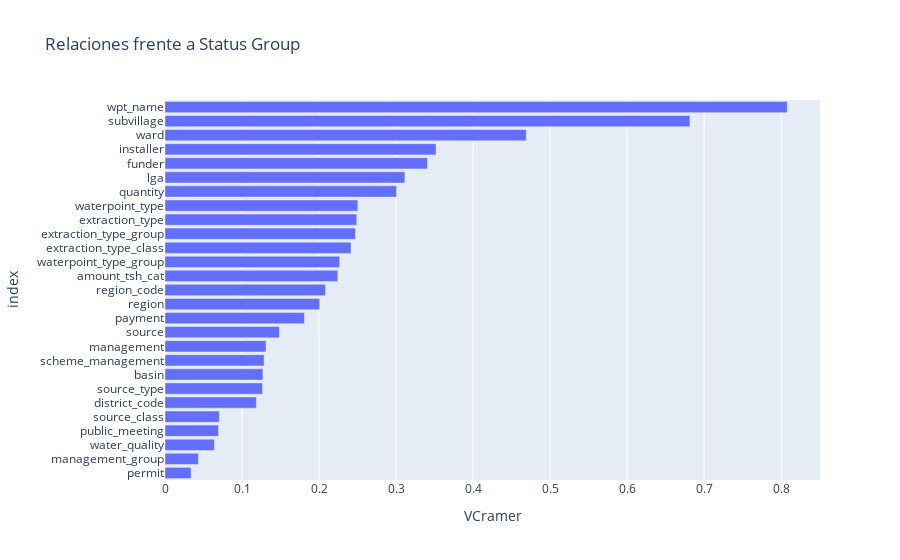

Here is the notebook cell this chart was saved with:
### Code cell
# Lista de columnas categoricas
cat_cols = data.drop(columns= ['id','status_group']).select_dtypes(include='category').columns.values.tolist()

# DataFrame con los valores de V de Cramer de cada variable
tablaCramer = pd.DataFrame(data[cat_cols].apply(lambda x: cramers_v(x,data['status_group'])),columns=['VCramer'])

# Grafico de los valores 
px.bar(tablaCramer,x=tablaCramer.VCramer,title='Relaciones frente a Status Group').update_yaxes(categoryorder="total ascending").show()

### Figure 1 — Plotly figure (JSON) as saved in the notebook; plotly's stock layout.template omitted (floating-point values rounded to 4 significant figures)
{"data": [{"alignmentgroup": "True", "hovertemplate": "VCramer=%{x}<br>index=%{y}<extra></extra>", "legendgroup": "", "marker": {"color": "#636efa", "pattern": {"shape": ""}}, "name": "", "offsetgroup": "", "orientation": "h", "showlegend": false, "textposition": "auto", "type": "bar", "x": [0.2244, 0.3408, 0.3519, 0.808, 0.1272, 0.6816, 0.2009, 0.2084, 0.1187, 0.3115, 0.4691, 0.06943, 0.1287, 0.03389, 0.249, 0.2473, 0.2415, 0.1312, 0.04335, 0.1811, 0.06426, 0.3007, 0.1485, 0.1267, 0.07049, 0.2504, 0.2269], "xaxis": "x", "y": ["amount_tsh_cat", "funder", "installer", "wpt_name", "basin", "subvillage", "region", "region_code", "district_code", "lga", "ward", "public_meeting", "scheme_management", "permit", "extraction_type", "extraction_type_group", "extraction_type_class", "management", "management_group", "payment", "water_quality", "quantity", "source", "source_type", "source_class", "waterpoint_type", "waterpoint_type_group"], "yaxis": "y"}], "layout": {"barmode": "relative", "legend": {"tracegroupgap": 0}, "title": {"text": "Relaciones frente a Status Group"}, "xaxis": {"anchor": "y", "domain": [0, 1], "title": {"text": "VCramer"}}, "yaxis": {"anchor": "x", "categoryorder": "total ascending", "domain": [0, 1], "title": {"text": "index"}}}}
